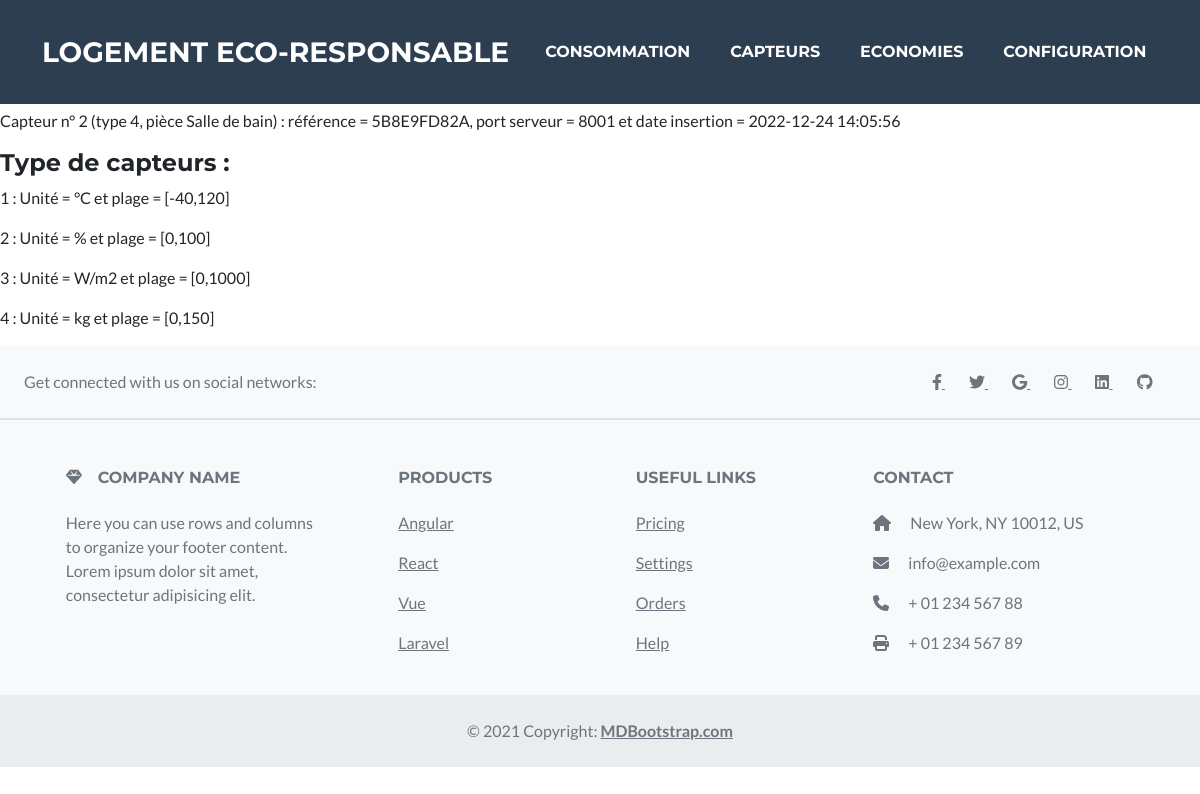
/website_php/capteurs.php, run on an earlier commit of the app's database.
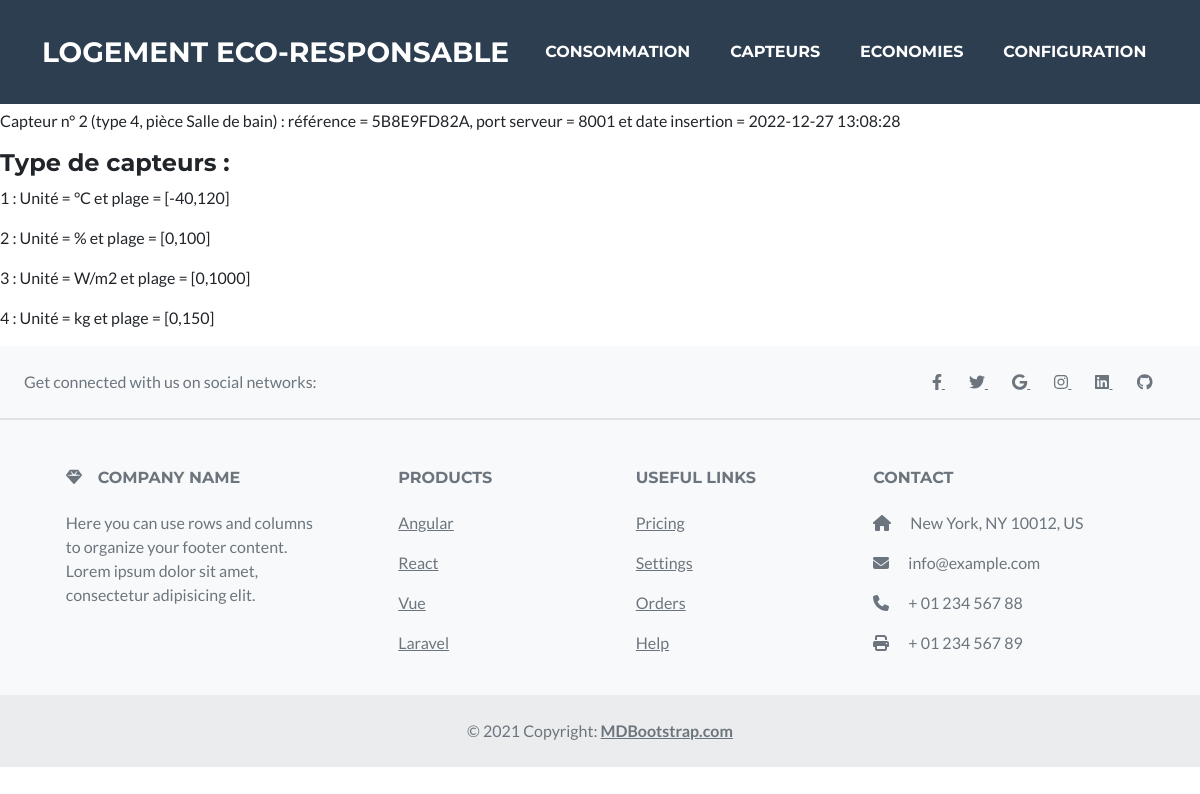
And on a later commit of the database.
### tables this page shows
CREATE TABLE Capteur (id INTEGER PRIMARY KEY AUTOINCREMENT, Ref_Commerciale TEXT NOT NULL, Port_Serveur INT NOT NULL, Date_Insertion TIMESTAMP DEFAULT CURRENT_TIMESTAMP, 
	Id_Type INTEGER NOT NULL, FOREIGN KEY (Id_Type) REFERENCES Type_Capteur(id));

CREATE TABLE Piece (id  INTEGER PRIMARY KEY AUTOINCREMENT, Nom TEXT NOT NULL, Coord_x REAL, Coord_y REAL, Coord_z REAL);

CREATE TABLE Type_Capteur (id INTEGER PRIMARY KEY AUTOINCREMENT, Unite TEXT NOT NULL, Plage_Debut REAL, Plage_Fin REAL);

### website_php/capteurs.php (the view, shortened to what this page needs)
<!DOCTYPE html>
<html lang="en">
<head>
  <?php include('includes/header.php'); ?>
</head>
<body class="fixed-sn mdb-skin-custom">
  <?php include('includes/navigation.php'); ?>
<main class="">
<section id="capteurs">
<h4>Vous trouverez ici toutes les informations concernant les capteurs </h4>
<?php
$db = new SQLite3('../logement.db');
$stm = $db->prepare('SELECT * FROM Capteur');
$res = $stm->execute();
while ($row = $res->fetchArray()): ?>
  <?php
  $stm_Piece_Capteur = $db->prepare('SELECT id_piece FROM Piece_Possede_Capteur WHERE id_capteur = ?');
  $stm_Piece_Capteur->bindValue(1,$row[0],SQLITE3_INTEGER);
  $res_Piece_Capteur = $stm_Piece_Capteur->execute();
  $row_Piece_Capteur = $res_Piece_Capteur->fetchArray();
  $stm_Piece = $db->prepare('SELECT Nom FROM Piece WHERE id = ?');
  $stm_Piece->bindValue(1,$row_Piece_Capteur[0]);
  $res_Piece = $stm_Piece->execute();
  $row_Piece = $res_Piece->fetchArray();
  ?>
  <p> <?php echo "Capteur n° {$row[0]} (type {$row[4]}, pièce $row_Piece[0]) : référence = {$row[1]}, port serveur = {$row[2]} et date insertion = {$row[3]}\n"; ?> </p>
<?php endwhile; ?>
<h4>Type de capteurs : </h4>
<?php
$stm = $db->prepare('SELECT * FROM Type_Capteur');
$res = $stm->execute();
while ($row = $res->fetchArray()): ?>
  <p> <?php echo "$row[0] : Unité = $row[1] et plage = [$row[2],$row[3]]"; ?> </p>
<?php endwhile; ?>
</section>
</main>
<?php include('includes/footer_style.php'); ?>
</body>
</html>

### website_php/includes/header.php (shortened to what this page needs)
<link href="css/styles.css" rel="stylesheet" />
<link rel="stylesheet" href="https://cdnjs.cloudflare.com/ajax/libs/font-awesome/5.15.3/css/all.min.css">
<link rel="stylesheet" href="https://mdbcdn.b-cdn.net/wp-content/themes/mdbootstrap4/docs-app/css/compiled-4.20.0.min.css">

### website_php/includes/navigation.php (shortened to what this page needs)
<nav class="navbar navbar-expand-lg bg-secondary text-uppercase fixed-top" id="mainNav">
    <div class="container">
        <a class="navbar-brand" href="index.php">Logement Eco-Responsable</a>
        <div class="collapse navbar-collapse" id="navbarResponsive">
            <ul class="navbar-nav ms-auto">
                <li class="nav-item mx-0 mx-lg-1"><a class="nav-link py-3 px-0 px-lg-3 rounded" href="consommation.php">Consommation</a></li>
                <li class="nav-item mx-0 mx-lg-1"><a class="nav-link py-3 px-0 px-lg-3 rounded" href="capteurs.php">Capteurs</a></li>
                <li class="nav-item mx-0 mx-lg-1"><a class="nav-link py-3 px-0 px-lg-3 rounded" href="economies.php">Economies</a></li>
                <li class="nav-item mx-0 mx-lg-1"><a class="nav-link py-3 px-0 px-lg-3 rounded" href="configuration.php">Configuration</a></li>
            </ul>
        </div>
    </div>
</nav>

### website_php/includes/footer_style.php (shortened to what this page needs)
<footer class="text-center text-lg-start bg-light text-muted">
  <section class="d-flex justify-content-center justify-content-lg-between p-4 border-bottom">
    <div class="me-5 d-none d-lg-block">
      <span>Get connected with us on social networks:</span>
    </div>
    <div>
      <a href="" class="me-4 text-reset">
        <i class="fab fa-facebook-f"></i>
      </a>
      <a href="" class="me-4 text-reset">
        <i class="fab fa-twitter"></i>
      </a>
      <a href="" class="me-4 text-reset">
        <i class="fab fa-google"></i>
      </a>
      <a href="" class="me-4 text-reset">
        <i class="fab fa-instagram"></i>
      </a>
      <a href="" class="me-4 text-reset">
        <i class="fab fa-linkedin"></i>
      </a>
      <a href="" class="me-4 text-reset">
        <i class="fab fa-github"></i>
      </a>
    </div>
  </section>
  <section class="">
    <div class="container text-center text-md-start mt-5">
      <div class="row mt-3">
        <div class="col-md-3 col-lg-4 col-xl-3 mx-auto mb-4">
          <h6 class="text-uppercase fw-bold mb-4">
            <i class="fas fa-gem me-3"></i>Company name
          </h6>
          <p>
            Here you can use rows and columns to organize your footer content. Lorem ipsum
            dolor sit amet, consectetur adipisicing elit.
          </p>
        </div>
        <div class="col-md-2 col-lg-2 col-xl-2 mx-auto mb-4">
          <h6 class="text-uppercase fw-bold mb-4">
            Products
          </h6>
          <p>
            <a href="#!" class="text-reset">Angular</a>
          </p>
          <p>
            <a href="#!" class="text-reset">React</a>
          </p>
          <p>
            <a href="#!" class="text-reset">Vue</a>
          </p>
          <p>
            <a href="#!" class="text-reset">Laravel</a>
          </p>
        </div>
        <div class="col-md-3 col-lg-2 col-xl-2 mx-auto mb-4">
          <h6 class="text-uppercase fw-bold mb-4">
            Useful links
          </h6>
          <p>
            <a href="#!" class="text-reset">Pricing</a>
          </p>
          <p>
            <a href="#!" class="text-reset">Settings</a>
          </p>
          <p>
            <a href="#!" class="text-reset">Orders</a>
          </p>
          <p>
            <a href="#!" class="text-reset">Help</a>
          </p>
        </div>
        <div class="col-md-4 col-lg-3 col-xl-3 mx-auto mb-md-0 mb-4">
          <h6 class="text-uppercase fw-bold mb-4">Contact</h6>
          <p><i class="fas fa-home me-3"></i> New York, NY 10012, US</p>
          <p>
            <i class="fas fa-envelope me-3"></i>
            info@example.com
          </p>
          <p><i class="fas fa-phone me-3"></i> + 01 234 567 88</p>
          <p><i class="fas fa-print me-3"></i> + 01 234 567 89</p>
        </div>
      </div>
    </div>
  </section>
  <div class="text-center p-4" style="background-color: rgba(0, 0, 0, 0.05);">
    © 2021 Copyright:
    <a class="text-reset fw-bold" href="https://mdbootstrap.com/">MDBootstrap.com</a>
  </div>
</footer>

What changed in the data, as far as the page shows it:
changed capteur "5B8E9FD82A": Date_Insertion "2022-12-24 14:05:56" → "2022-12-27 13:08:28"
